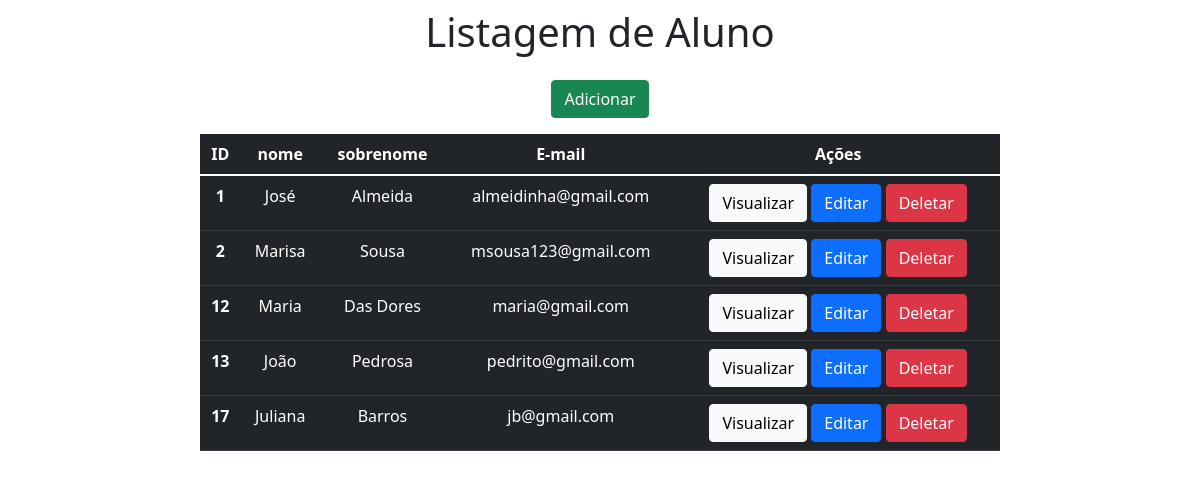
The page / on the database its author committed.
### core/models.py (models this page shows)
class Aluno(models.Model):
    nome  = models.CharField(max_length=30)
    sobrenome = models.CharField(max_length=30)
    email = models.EmailField(max_length=30)

### core/views.py (the view)
# urls.py: path('', index, name='index'),
def index(request):
    context = {}
    context['db'] = Aluno.objects.all()
    return render(request, 'index.html', context)

### core/templates/index.html (shortened to what this page needs)
<!DOCTYPE html>
<html lang="pt-br">
<head>
    <link rel="stylesheet" href="https://cdn.jsdelivr.net/npm/bootstrap@5.1.1/dist/css/bootstrap.min.css">
</head>
<body>
    <div class="col-8 m-auto pt-2 pb-2 text-center">
        <h1>Listagem de Aluno</h1>
    </div>
    <div class="col-8 m-auto pt-2 pb-2 text-center">
        <a href="/form" class="btn btn-success">Adicionar</a>
    </div>
    <div class="col-8 m-auto pt-2 pb-2 text-center">
        <table class="table table-dark">
            <thead>
                <tr>
                    <th scope="col">ID</th>
                    <th scope="col">nome</th>
                    <th scope="col">sobrenome</th>
                    <th scope="col">E-mail</th>
                    <th scope="col">Ações</th>
                </tr>
            </thead>
            <tbody>
            {% for dbs in db %}
             <tr>
                <th>{{ dbs.id }}</th>
                <td>{{ dbs.nome }}</td>
                <td>{{ dbs.sobrenome }}</td>
                <td>{{ dbs.email }}</td>
                <td>
                    <a href="view/{{ dbs.id }}/" class="btn btn-light">Visualizar</a>
                    <a href="edit/{{ dbs.id }}/" class="btn btn-primary">Editar</a>
                    <a href="delete/{{ dbs.id }}/" class="btn btn-danger btnDel">Deletar</a>
                </td>
              </tr>
            {% endfor %}
    </div>
    {% load static %}
</body>
</html>

### rows shown on the page
Aluno: id "1", nome "José", sobrenome "Almeida", email "almeidinha@gmail.com"
Aluno: id "2", nome "Marisa", sobrenome "Sousa", email "msousa123@gmail.com"
Aluno: id "12", nome "Maria", sobrenome "Das Dores", email "maria@gmail.com"
Aluno: id "13", nome "João", sobrenome "Pedrosa", email "pedrito@gmail.com"
Aluno: id "17", nome "Juliana", sobrenome "Barros", email "jb@gmail.com"
